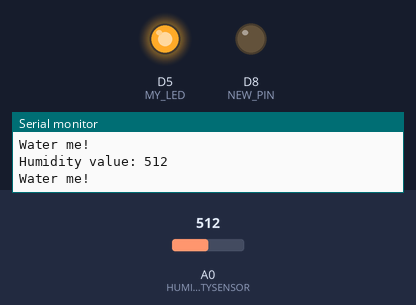
The sketch below on a simulated ESP8266 (NodeMCU). Parts: output pins drawn as LEDs (lit = HIGH), the last lines printed to the serial monitor. Dashed ring = blinking. Inputs (shaded band) come from the test bench; at power-on: A0 (HUMIDITYSENSOR) = 512.

Above: at 6.2 s.
6.3 s: A0 (HUMIDITYSENSOR) set to 419
At 10.5 s:
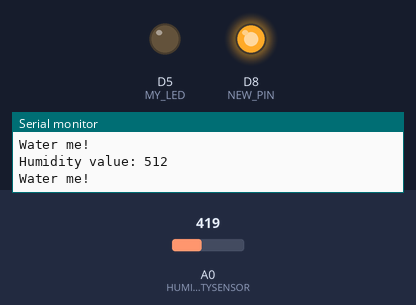
17.1 s: A0 (HUMIDITYSENSOR) set to 387
At 21.8 s:
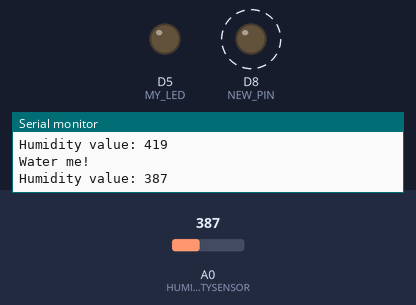
Timing chart, 0 to 29.4 s (numbered marks = the images above; inputs shaded):
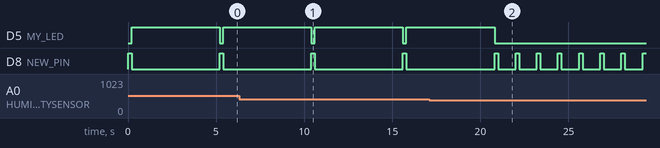

Measured:
- the behaviour switches between 401 and 400 on A0 (HUMIDITYSENSOR) (found by bisection; images 1 and 2)
- after the input at 17.1 s, D5 (MY_LED): goes on until 20.8 s, then stays LOW; D8 (NEW_PIN): alternates HIGH for 0.20 s and LOW for 1.0 s, starting after 4.9 s
- by itself, D5 (MY_LED): alternates HIGH for 5.0 s and LOW for 0.20 s
- by itself, D8 (NEW_PIN): alternates HIGH for 0.20 s and LOW for 5.0 s

The sketch:

example06.ino
```cpp
/*
 * Check humidity. Display a warning (blinking LED)
 * if it's too dry.
 */

#define  HUMIDITYSENSOR  A0
#define  MY_LED  14
#define  NEW_PIN  D8
// above this value we assume it's too dry for our plant
#define  DRYNESSBOUNDARY  400

void setup() {
  // put your setup code here, to run once:
  pinMode(NEW_PIN, OUTPUT);  // use D8 as a new output
  pinMode(MY_LED, OUTPUT);
  digitalWrite(NEW_PIN, LOW);  // digital sensor, so we can use low
  Serial.begin(9600);
}

void loop() {
  // put your main code here, to run repeatedly:

  // turn on the humidity sensor before measuring
  digitalWrite(NEW_PIN, HIGH);  // current on
  delay(200);                   // wait a little
  int humidityvalue = analogRead(HUMIDITYSENSOR);  // measure
  digitalWrite(NEW_PIN, LOW);   // current off

  Serial.print("Humidity value: ");
  Serial.println(humidityvalue);

  // too dry
  if (humidityvalue > DRYNESSBOUNDARY) {
    Serial.println("Water me!");
    analogWrite(MY_LED, 1023);
    delay(5000);
    analogWrite(MY_LED, 0);
  }
  // not too dry
  else {
    analogWrite(MY_LED, 0);
    delay(1000);
  }
}
```
